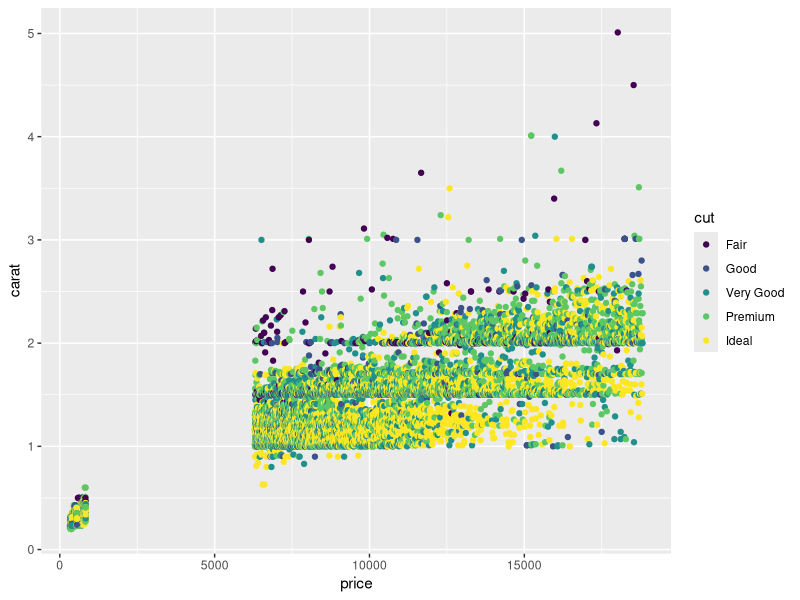
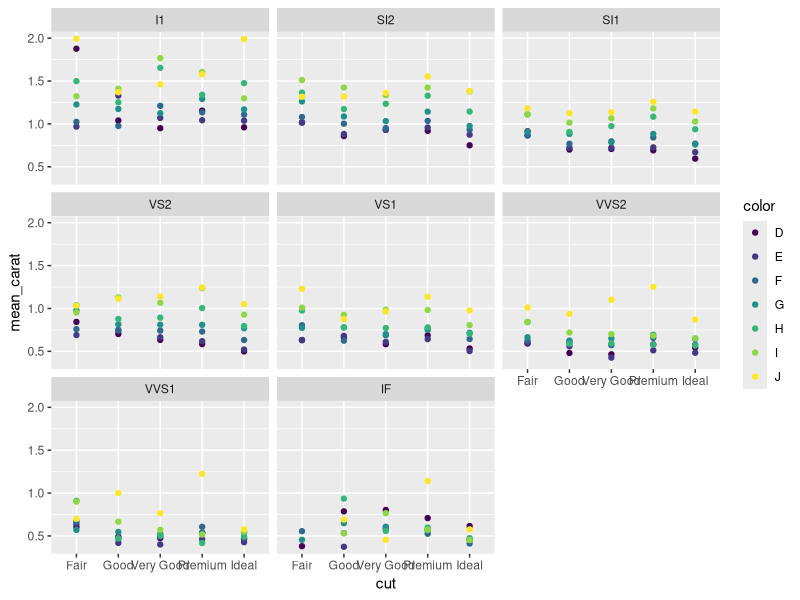

Write the R code that produced these figures, in order.
require(tidyr)
require(dplyr)
require(ggplot2)

tbl_df(diamonds)
View(diamonds)

# select
select(diamonds, cut, clarity) %>% tbl_df # Equivalent SQL: select cut, clarity from diamonds;
diamonds %>% select(cut, clarity) %>% tbl_df
diamonds %>% select(., cut, clarity) %>% tbl_df
diamonds %>% select(color:price) %>% tbl_df # Equivalent SQL: none
diamonds %>% select(-cut, -clarity) %>% tbl_df # Equivalent SQL: none
x <- diamonds %>% select(cut, clarity) %>% tbl_df
x

# filter
diamonds %>% select(cut, clarity) %>% filter(cut == "Good") %>% tbl_df # Equivalent SQL: select cut, clarity from diamonds where cut = 'Good';
diamonds %>% select(cut, clarity) %>% filter(cut %in% c("Good", "Fair")) %>% tbl_df # Equivalent SQL: select cut, clarity from diamonds where cut in ('Good', 'Fair');# or Equivalent SQL:  select cut, clarity from diamonds where cut = 'Good' or cut = 'Fair';
diamonds %>% select(cut, clarity) %>% filter(cut %in% c("Good", "Fair"), clarity == "VS1") %>% tbl_df # Equivalent SQL:  select cut, clarity from diamonds where (cut = 'Good' or cut = 'Fair') and clarity = 'VS1';
diamonds %>% select(cut, clarity) %>% filter(cut %in% c("Good", "Fair"), clarity == "VS1" | is.na(cut)) %>% tbl_df # Equivalent SQL:  select cut, clarity from diamonds where ((cut = 'Good' or cut = 'Fair') and clarity = 'VS1') or cut is null;
# diamonds %>% select(cut, clarity) %>% filter(carat > 2) %>% tbl_df # This will give an error
# Equivalent SQL:  select cut, clarity  from diamonds  where carat > 2;
diamonds %>% filter(carat > 2) %>% select(cut, clarity) %>% tbl_df # This does not give an error.
diamonds %>% select(carat, clarity) %>% filter(carat > 2) %>% tbl_df # Equivalent SQL:  select carat, clarity  from diamonds  where carat > 2;

# arrange
data.frame(x=c(1,1,1,2,2), y=c(5:1), z=(1:5)) %>% arrange(desc(x)) %>% tbl_df
data.frame(x=c(1,1,1,2,2), y=c(5:1), z=(1:5)) %>% arrange(desc(x), y) %>% tbl_df
diamonds %>% arrange(carat) %>% tbl_df # Equivalent SQL:  select * from diamonds order by carat;
diamonds %>% arrange(desc(carat)) %>% tbl_df # Equivalent SQL:select * from diamonds order by carat desc;

# rename
diamonds %>% rename(tbl= table) %>% tbl_df # Equivalent: select tbl as "table" from diamonds;

# mutate
diamonds %>% select(cut, clarity, x, y, z) %>% filter(cut %in% c("Good", "Fair"), clarity == "VS1" | is.na(cut)) %>% mutate(sum = x+y+z) %>% tbl_df # Equivalent: select cut, clarity, x+y+z as sum from diamonds where ((cut = 'Good' or cut = 'Fair') and clarity = 'VS1') or cut is null
ndf <- diamonds %>% select(cut, clarity, x, y, z) %>% filter(cut %in% c("Good", "Fair"), clarity == "VS1" | is.na(cut)) %>% mutate(sum = x+y+z) %>% tbl_df
ndf

# Useful mutate functions:
    # diamonds$ID<-seq.int(nrow(diamonds)) # Add a sequince number column
    # pmin(), pmax() Parallel, Element-wise min and max
    # cummin(), cummax() Cumulative min and max
    # cumsum(), cumprod() Cumulative sum and product
  # Windowing functions
    # between() Are values between a and b?
    # cume_dist() Cumulative distribution of values
    # cumall(), cumany() Cumulative all and any
    # cummean() Cumulative mean
    # lead(), lag() Copy with values one position
    # ntile() Bin vector into n buckets
    # dense_rank(), min_rank(),
    # percent_rank(), row_number() Various ranking methods

pmin(1:5, 5:1) # Pairwise min
diamonds %>% mutate(minxy = pmin(x,y)) %>% tbl_df
pmax(1:5, 5:1) # Pairwise max
c(1,1,2,0,4,3,5) %>% cummin()
diamonds %>% mutate(cummin_x = cummin(x)) %>% tbl_df
c(1,1,2,5,4,3,5) %>% cummax()
c(1,1,2,3,4,3,5) %>% cumsum()
diamonds %>% mutate(cumsum_x = cumsum(x)) %>% tbl_df
c(1,1,2,3,4,3,5) %>% cumprod()
c(1,1,2,3,4,3,5) %>% between(2,4)
diamonds %>% mutate(between_x = between(x,4,4.1)) %>% tbl_df
c(1:5) %>% cummean()
c(1:5) %>% lead()
c(1:5) %>% lead() - c(1:5)
diamonds %>% mutate(lead_z = lead(z)-z) %>% tbl_df
c(1:5) %>% lag()
c(1:5) %>% lag() - c(1:5)
diamonds %>% mutate(lag_z = z-lag(z)) %>% tbl_df
c(1:10)
c(1:10) %>% ntile(4) # bucket edges are rounded
diamonds %>% mutate(ntile_z = ntile(z,100)) %>% arrange(desc(ntile_z)) %>% tbl_df
diamonds %>% mutate(ntile_z = ntile(z,100)) %>% group_by(ntile_z) %>% summarise(n=n()) %>% tbl_df

c(1,1,2,5,4,3,5) %>% cume_dist()
c(1:5) %>% cume_dist()
c(1,1:5) %>% cume_dist()
# c(TRUE, TRUE, FALSE, FALSE, TRUE) %>% cumall()
# c(FALSE, TRUE, FALSE, FALSE, TRUE) %>% cumany()
# Now let's try them in the mutate function
diamonds %>% mutate(price_percent = cume_dist(price)) %>% arrange(desc(price_percent)) %>% tbl_df # Equivalent SQL: 
# select d.*, cume_dist() OVER (order by price) cume_dist from diamonds d order by 11 desc;
# select d.*, cume_dist() OVER (PARTITION BY cut order by price) cume_dist from (select * from diamonds where rownum < 100) d order by cut desc, 11 desc;
# Can also try rank(), last_value, nth_value

bottom20_diamonds <- diamonds %>% mutate(price_percent = cume_dist(price)) %>% filter(price_percent <= .20) %>% arrange(desc(price_percent)) %>% tbl_df
diamonds %>% mutate(price_percent = cume_dist(price)) %>% filter(price_percent >= .80) %>% arrange(desc(price_percent)) %>% tbl_df
top20_diamonds <- diamonds %>% mutate(price_percent = cume_dist(price)) %>% filter(price_percent >= .80) %>% arrange(desc(price_percent)) %>% tbl_df
diamonds %>% mutate(price_percent = cume_dist(price)) %>% filter(price_percent <= .20 | price_percent >= .80) %>% ggplot(aes(x = price, y = carat, color = cut)) + geom_point()

# summarize (summarise)
diamonds %>% summarize(max_price = max(price)) # Equivalent SQL:select max(price) as max_price from diamonds;
diamonds %>% summarize(mean = mean(x), sum = sum(x,y,z), n = n()) # Equivalent SQL:select avg(x) as avg, sum(x)+sum(y)+sum(z) as sum, count(*) as n from diamonds;
# Useful Summary functions:
# min(), max() Minimum and maximum values
# mean() Mean value
# median() Median value
# sum() Sum of values
# var, sd() Variance and standard deviation of a vector
# first() First value in a vector
# last() Last value in a vector
# nth() Nth value in a vector
# n() The number of values in a vector
# n_distinct() The number of distinct values in a vector

# group_by
d <- diamonds %>% group_by(cut,color) %>% summarise(n = n()) %>% arrange(n) %>% tbl_df # Equivalent SQL: select cut, color, count(*) n from diamonds group by cut, color order by n;
diamonds %>% group_by(cut,color) %>% summarise(mean = mean(x), sum = sum(x,y,z), n = n())
diamonds %>% group_by(cut,color) %>% summarise(mean = mean(x), sum = sum(x,y,z), n = n()) %>% ungroup %>% summarize(sum(n))

diamonds %>% group_by(cut,color) %>% summarise(mean = mean(x), sum = sum(x,y,z), n = n()) %>% arrange(n)
diamonds %>% group_by(cut,color) %>% summarise(mean = mean(x), sum = sum(x,y,z), n = n()) %>% arrange(desc(n), cut, color)

diamonds %>% group_by(cut, color, clarity) %>% summarise(mean_carat = mean(carat)) %>% ggplot(aes(x=cut, y=mean_carat, color=color)) + geom_point() + facet_wrap(~clarity)

# reshaping - see 00 Overview/Overview.R
require(tidyr)
diamonds$ID<-seq.int(nrow(diamonds))
head(diamonds) 
head(diamonds) %>% select(ID, cut, color) %>% gather(variable, value, -ID) %>% tbl_df
# head(diamonds) %>% select(ID, cut, color) %>% gather(variable, value, -ID) %>% gather(variable, value) %>% spread(variable, value) %>% tbl_df

